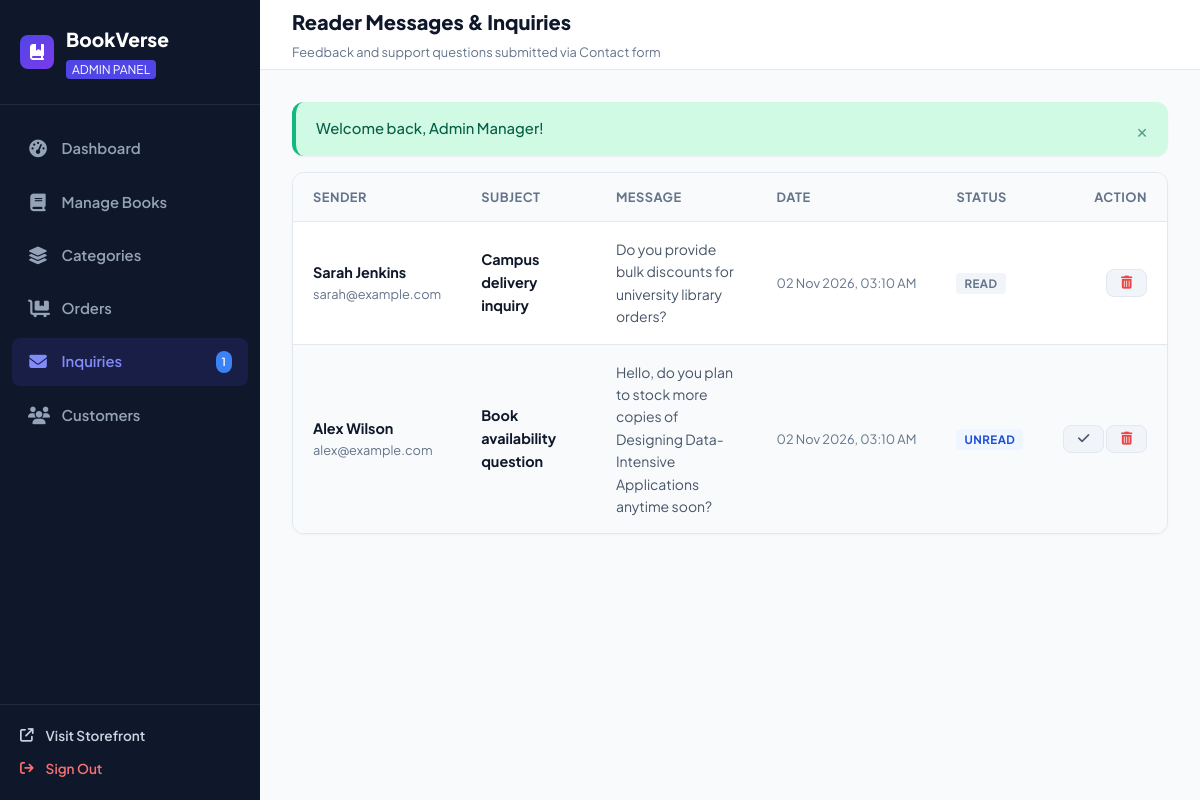
Page /admin/messages.php (signed in) on the committed database.
### tables this page shows
CREATE TABLE `contact_messages` (
  `id` INT AUTO_INCREMENT PRIMARY KEY,
  `name` VARCHAR(100) NOT NULL,
  `email` VARCHAR(100) NOT NULL,
  `subject` VARCHAR(200) NOT NULL,
  `message` TEXT NOT NULL,
  `status` ENUM('unread', 'read', 'replied') NOT NULL DEFAULT 'unread',
  `created_at` TIMESTAMP DEFAULT CURRENT_TIMESTAMP
);

### config/functions.php (called while the page is built, shortened)
<?php
function getFlash() {
    if (isset($_SESSION['flash_message'])) {
        $flash = $_SESSION['flash_message'];
        return $flash;
    }
    return null;
}

### admin/messages.php (the view, shortened to what this page needs)
<?php
require_once __DIR__ . '/includes/admin-header.php';
require_once __DIR__ . '/includes/admin-sidebar.php';
$messages = $pdo->query("SELECT * FROM contact_messages ORDER BY id DESC")->fetchAll();
?>
<div class="admin-main">
    <header class="admin-topbar">
        <div>
            <h2 style="font-size: 1.25rem; font-weight: 800; margin: 0;">Reader Messages &amp; Inquiries</h2>
            <span style="font-size: 0.8rem; color: #64748b;">Feedback and support questions submitted via Contact form</span>
        </div>
    </header>
    <div class="admin-content">
        <?php if ($flash): ?>
            <div class="alert alert-<?= htmlspecialchars($flash['type']); ?>">
                <span><?= htmlspecialchars($flash['message']); ?></span>
                <button type="button" class="alert-close">&times;</button>
            </div>
        <?php endif; ?>
        <div class="admin-card">
            <div style="overflow-x: auto;">
                <table class="admin-table">
                    <thead>
                        <tr>
                            <th>Sender</th>
                            <th>Subject</th>
                            <th>Message</th>
                            <th>Date</th>
                            <th>Status</th>
                            <th style="text-align: right;">Action</th>
                        </tr>
                    </thead>
                    <tbody>
                        <?php if (!empty($messages)): ?>
                            <?php foreach ($messages as $m): ?>
                                <tr style="<?= $m['status'] === 'unread' ? 'background: #f8fafc;' : ''; ?>">
                                    <td>
                                        <strong><?= htmlspecialchars($m['name']); ?></strong>
                                        <div style="font-size: 0.8rem; color: #64748b;"><?= htmlspecialchars($m['email']); ?></div>
                                    </td>
                                    <td><strong><?= htmlspecialchars($m['subject']); ?></strong></td>
                                    <td style="max-width: 320px; font-size: 0.875rem; color: #475569;">
                                        <?= nl2br(htmlspecialchars($m['message'])); ?>
                                    </td>
                                    <td style="font-size: 0.8rem; color: #64748b; white-space: nowrap;">
                                        <?= date('d M Y, h:i A', strtotime($m['created_at'])); ?>
                                    </td>
                                    <td>
                                        <?php if ($m['status'] === 'unread'): ?>
                                            <span class="badge-tag" style="background: #eff6ff; color: #1d4ed8;">Unread</span>
                                        <?php else: ?>
                                            <span class="badge-tag" style="background: #f1f5f9; color: #64748b;">Read</span>
                                        <?php endif; ?>
                                    </td>
                                    <td style="text-align: right; white-space: nowrap;">
                                        <?php if ($m['status'] === 'unread'): ?>
                                            <a href="<?= BASE_URL; ?>/admin/messages.php?action=read&id=<?= $m['id']; ?>" class="btn btn-secondary btn-sm" title="Mark as Read">
                                                <i class="fa-solid fa-check"></i>
                                            </a>
                                        <?php endif; ?>
                                        <a href="<?= BASE_URL; ?>/admin/messages.php?action=delete&id=<?= $m['id']; ?>" class="btn btn-secondary btn-sm" style="color: #ef4444;" title="Delete" data-confirm="Delete this message?">
                                            <i class="fa-solid fa-trash-can"></i>
                                        </a>
                                    </td>
                                </tr>
                            <?php endforeach; ?>
                        <?php else: ?>
                            <tr><td colspan="6" style="text-align: center; color: #64748b; padding: 3rem 1rem;">No inquiries received yet.</td></tr>
                        <?php endif; ?>
                    </tbody>
                </table>
            </div>
        </div>
    </div>
</div>
</body>
</html>

### assets/css/style.css (style rules this page uses)
:root { --primary: #4f46e5; --primary-hover: #4338ca; --primary-light: #eef2ff; --primary-glow: rgba(79, 70, 229, 0.15); --secondary: #06b6d4; --accent: #f59e0b; --accent-light: #fef3c7; --dark: #0f172a; --dark-surface: #1e293b; --slate-600: #475569; --slate-400: #94a3b8; --slate-200: #e2e8f0; --slate-100: #f1f5f9; --bg-page: #f8fafc; --bg-card: #ffffff; --success: #10b981; --success-light: #d1fae5; --danger: #ef4444; --danger-light: #fee2e2; --warning: #f59e0b; --info: #3b82f6; --radius-sm: 8px; --radius-md: 12px; --radius-lg: 16px; --radius-full: 9999px; --shadow-sm: 0 1px 2px 0 rgba(0, 0, 0, 0.05); --shadow-md: 0 4px 6px -1px rgba(0, 0, 0, 0.07), 0 2px 4px -2px rgba(0, 0, 0, 0.05); --shadow-lg: 0 10px 15px -3px rgba(0, 0, 0, 0.08), 0 4px 6px -4px rgba(0, 0, 0, 0.04); --shadow-xl: 0 20px 25px -5px rgba(0, 0, 0, 0.1), 0 8px 10px -6px rgba(0, 0, 0, 0.04); --transition: all 0.25s cubic-bezier(0.4, 0, 0.2, 1); --container-max: 1240px; }
*, *::before, *::after { box-sizing: border-box; margin: 0; padding: 0; }
html { scroll-behavior: smooth; }
body { font-family: 'Plus Jakarta Sans', -apple-system, BlinkMacSystemFont, 'Segoe UI', Roboto, sans-serif; background-color: var(--bg-page); color: var(--dark); line-height: 1.6; min-height: 100vh; display: flex; flex-direction: column; }
a { color: inherit; text-decoration: none; transition: var(--transition); }
button, input, select, textarea { font-family: inherit; font-size: inherit; }
.btn { display: inline-flex; align-items: center; justify-content: center; gap: 0.5rem; padding: 0.65rem 1.35rem; font-size: 0.9375rem; font-weight: 600; border-radius: var(--radius-md); border: none; cursor: pointer; transition: var(--transition); text-align: center; }
.btn-secondary { background: var(--slate-100); color: var(--slate-600); border: 1px solid var(--slate-200); }
.btn-sm { padding: 0.4rem 0.85rem; font-size: 0.8125rem; border-radius: var(--radius-sm); }
.badge-tag { font-size: 0.72rem; font-weight: 700; padding: 3px 8px; border-radius: 4px; text-transform: uppercase; letter-spacing: 0.5px; }
.alert { padding: 0.95rem 1.25rem; border-radius: var(--radius-md); margin-bottom: 1rem; display: flex; align-items: center; justify-content: space-between; font-size: 0.925rem; font-weight: 500; box-shadow: var(--shadow-sm); }
.alert-success { background: var(--success-light); color: #065f46; border-left: 4px solid var(--success); }
.alert-close { background: none; border: none; font-size: 1.2rem; cursor: pointer; color: inherit; opacity: 0.6; }

### assets/css/admin.css (style rules this page uses)
:root { --admin-sidebar-width: 260px; --admin-primary: #4f46e5; --admin-primary-dark: #3730a3; --admin-bg: #f8fafc; --admin-card: #ffffff; --admin-text: #0f172a; --admin-muted: #64748b; --admin-border: #e2e8f0; }
body.admin-body { background-color: var(--admin-bg); color: var(--admin-text); font-family: 'Plus Jakarta Sans', sans-serif; margin: 0; display: flex; min-height: 100vh; }
.admin-main { margin-left: var(--admin-sidebar-width); flex: 1; display: flex; flex-direction: column; min-width: 0; }
.admin-topbar { background: #ffffff; height: 70px; border-bottom: 1px solid var(--admin-border); padding: 0 2rem; display: flex; align-items: center; justify-content: space-between; position: sticky; top: 0; z-index: 99; }
.admin-content { padding: 2rem; flex: 1; }
.admin-card { background: #ffffff; border-radius: 12px; border: 1px solid var(--admin-border); box-shadow: 0 1px 3px rgba(0,0,0,0.04); overflow: hidden; margin-bottom: 2rem; }
.admin-table { width: 100%; border-collapse: collapse; }
.admin-table th { background: #f8fafc; padding: 0.85rem 1.25rem; font-size: 0.8rem; font-weight: 700; color: var(--admin-muted); text-transform: uppercase; letter-spacing: 0.5px; text-align: left; border-bottom: 1px solid var(--admin-border); }
.admin-table td { padding: 1rem 1.25rem; border-bottom: 1px solid var(--admin-border); font-size: 0.9rem; vertical-align: middle; }
.admin-table tr:last-child td { border-bottom: none; }

### rows in the picture
contact_messages: name "Sarah Jenkins", email "sarah@example.com", subject "Campus delivery inquiry", message "Do you provide bulk discounts for university library orders?", created_at "02 Nov 2026, 03:10 AM", status "READ"
contact_messages: name "Alex Wilson", email "alex@example.com", subject "Book availability question", message "Hello, do you plan to stock more copies of Designing Data-Intensive Applications anytime soon?", created_at "02 Nov 2026, 03:10 AM", status "UNREAD"

### other values in the picture
$unreadMsgCount "1"
$flash['message'] "Welcome back, Admin Manager!"
